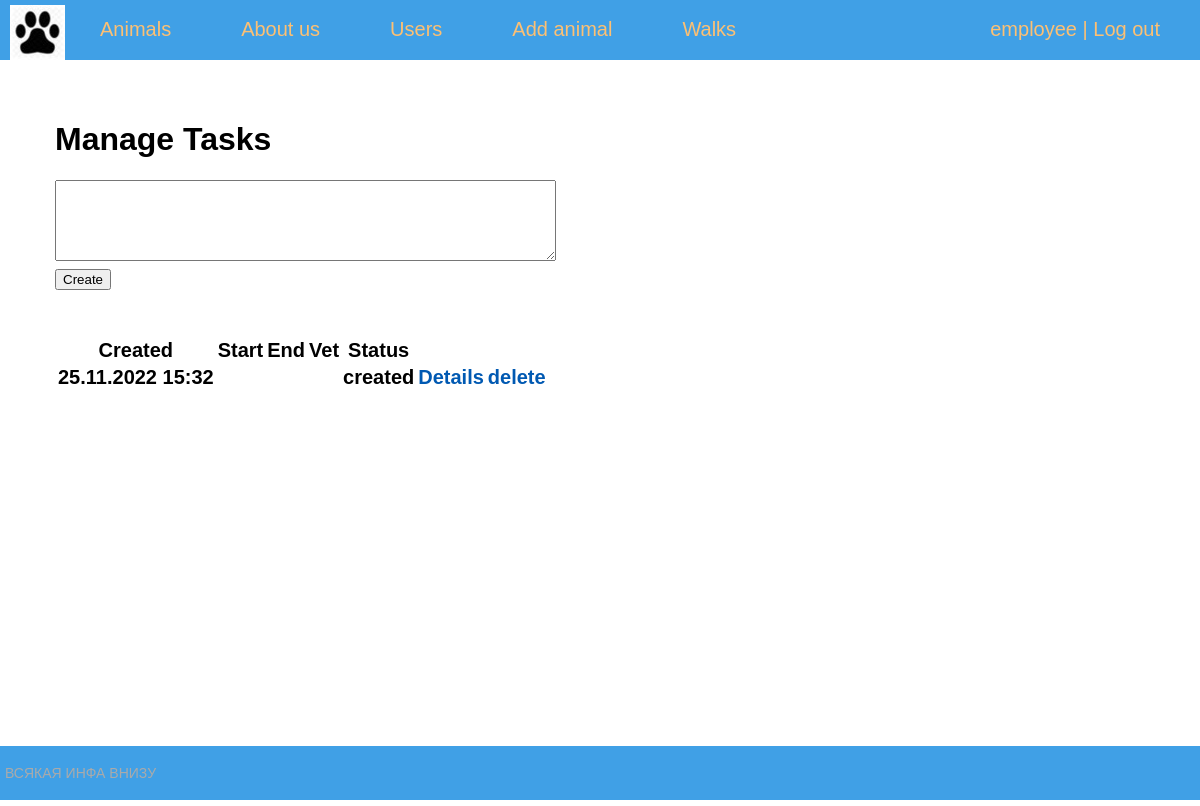
The app's page /manage_tasks/1/ (signed in) with its own data.
### shelter/models.py (models this page shows, shortened)
class Account(AbstractBaseUser):
    email = models.EmailField(verbose_name="email", max_length=60, unique=True)
    username = models.CharField(max_length=30, unique=True)
    date_joined = models.DateTimeField(verbose_name='date joined', auto_now_add=True)
    last_login = models.DateTimeField(verbose_name='last login', auto_now=True)
    is_admin = models.BooleanField(default=False)
    is_active = models.BooleanField(default=True)
    is_staff = models.BooleanField(default=False)
    is_superuser = models.BooleanField(default=False)
    position = models.CharField(max_length=10, default="unverified")
    name = models.CharField(max_length=15, default="")
    surname = models.CharField(max_length=15, default="")
    deleted = models.BooleanField(default=False)
    USERNAME_FIELD = 'username'
    objects = MyAccountManager()

class Task(models.Model):
    status = models.CharField(max_length=14, default="created")
    vet = models.ForeignKey(Account, on_delete=models.CASCADE, null=True)
    animal = models.ForeignKey(Animal, on_delete=models.CASCADE, null=False, blank=False)
    description = models.CharField(max_length=100, null=False, blank=False)
    task_start = models.DateTimeField(default=None, null=True)
    task_end = models.DateTimeField(default=None, null=True)
    created = models.DateTimeField(default=None, null=False)
    class Meta:
        ordering = ('-created',)

### shelter/views.py (the view, shortened to what this page needs)
# urls.py: path('manage_tasks/<int:animalid>/', ManageTasksForVet.as_view(), name="manage_tasks"),
class ManageTasksForVet(DataMixin, UserPassesTestMixin, BaseListView, TemplateResponseMixin):
    model = Task
    template_name = 'shelter/manage_tasks.html'
    context_object_name = 'tasks'
    pk_url_kwarg = 'animalid'
    paginate_by = 15
    def get(self, request, *args, **kwargs):
        task_id = request.GET.get('task', '')
        self.object_list = self.get_queryset()
        allow_empty = self.get_allow_empty()
        context = self.get_context_data(pk=self.kwargs['animalid'])
        return self.render_to_response(context)
    def get_queryset(self):
        queryset = Task.objects.filter(animal_id=self.kwargs['animalid']).select_related('vet')
        return queryset
    def get_context_data(self, *, object_list=None, **kwargs):
        context = super().get_context_data(**kwargs)
        c_def = self.get_user_context(title="Manage Tasks")
        return dict(list(context.items()) + list(c_def.items()))
    def test_func(self):
        if self.request.user.position == "employee" or self.request.user.position == "vet":
            return True
        return False

### shelter/utils.py (called while the page is built)
    def get_user_context(self, **kwargs):
        context = kwargs
        context['menu'] = menu
        return context

### shelter/templates/shelter/manage_tasks.html (shortened to what this page needs)
{% extends 'shelter/base.html' %}
{% block content %}
<h1>{{title}}</h1>
{% if user.position == "employee" %}
<form method="post">
        <textarea rows = "5" cols = "60" name = "description">
        </textarea><br>
        <button type="submit">Create</button>
</form>
<br>
{%endif%}
<br>
<table>
    <tr><th>Created</th><th>Start</th><th>End</th><th>Vet</th><th>Status</th><th></th><th></th><th></th></tr>
{% for task in tasks %}
    <tr>
        <th> {{task.created|date:"d.m.Y H:i"}}</th>
        <th> {{task.start|date:"d.m.Y H:i"}}</th>
        <th>{{task.end|date:"d.m.Y H:i"}}</th>
        <th>
        </th>
        <th>{{task.status}}</th>
        <th>
            <a href="{% url 'task' task.pk %}">Details</a>
        </th>
        {% if user.position == "employee" %}
        <th>
            {% if  task.status != 'ended' %}
            <a href="{% url 'manage_tasks' pk %}?delete=1&task={{task.pk}}">delete</a>
            {% endif %}
        </th>
        {% else %}
        <th></th>
        {% endif %}
    </tr>
{% endfor %}
</table>
{% endblock %}

### shelter/templates/shelter/base.html (shortened to what this page needs)
{% load static %}
<!DOCTYPE html>
<html>
<head>
	<link type="text/css" href="{% static 'shelter/css/styles.css' %}" rel="stylesheet" />
</head>
<body>
<table class="table-page" border=0 cellpadding="0" cellspacing="0">
<tr><td valign=top>
{% block mainmenu %}
		<div class="header">
			<ul id="mainmenu" class="mainmenu">
				<li class="logo">
                    <a href="{% url 'home' %}">
                        <div class="logo"></div>
                    </a>
                </li>
				{% for m in menu %}
				    <li><a href="{% url m.url_name %}">{{m.title}}</a></li>
				{% endfor %}
				{% if user.position == "employee" or user.position == "admin" %}
				    <li><a href="{% url 'users' %}">Users</a></li>
				{% endif %}
            	{% if user.position == "employee" %}
				    <li><a href="{% url 'addanimal' %}">Add animal</a></li>
					<li><a href="{% url 'today_walks' %}">Walks</a></li>
				{% endif %}
				{% if request.user.is_authenticated %}
				    <li class="last"><a href="{% url 'mypage' %}">{{user.username}}</a> | <a href="{% url 'logout' %}">Log out</a></li>
				{% else %}
				    <li class="last"><a href="{% url 'register' %}">Register</a> | <a href="{% url 'login' %}">Log in</a></li>
				{% endif %}
			</ul>
		</div>
{% endblock mainmenu %}
<table class="table-content" border=0 cellpadding="0" cellspacing="0">
<td valign="top" class="content">
<div class="content-text">
    {% block content %}
    {% endblock %}
</div>
</td></tr></table>
<tr><td valign=top>
	<div id="footer">
		<p>ВСЯКАЯ ИНФА ВНИЗУ</p>
	</div>
</td></tr></table>
</body>
</html>

### shelter/static/shelter/css/styles.css (style rules this page uses)
html, body { font-family: 'Arial'; margin: 0; padding: 0; height: 100%; width: 100%; color: #444; }
a { color: #0059b2; text-decoration: none; }
.table-page { width: 100%; height: 100%; vertical-align: top; }
.table-page tr { height: 100%; }
.header { background: #40A0E6; height: 60px; }
.logo { background: url('../images/logo.jpg') no-repeat 10px 5px; width: 70px; height: 60px; }
ul.mainmenu { list-style: none; margin: 0; padding: 0; height: 60px; color: #fdc073; font-size: 20px; overflow: hidden; }
ul.mainmenu li { float: left; margin: 18px 40px 0 30px; }
ul.mainmenu li.logo { margin: 0; }
ul.mainmenu li.last { float: right; }
ul.mainmenu li a { color: #fdc073; text-decoration: none; }
.table-content { width: 100%; min-height: 100%; height: 100%; }
.content { padding: 40px 20px 20px 40px; width: 100%; box-sizing: border-box; }
.content-text { color: #000; font-size: 20px; font-family: Arial; width: 100%; padding-right: 15px; padding-left: 15px; margin-right: auto; margin-left: auto; }
.content-text h1 { font-size: 32px; }
#footer { box-sizing: border-box; background: #40A0E6; padding: 5px; color: #aaa; font-size: 14px; font-family: Verdana, Geneva, Arial, Helvetica; text-align: left; overflow: hidden; }

### records on screen
Account: username "employee"
Task: created "25.11.2022 15:32", status "created"

### other values on screen
{{ m.title }} "Animals" "About us"
{{ title }} "Manage Tasks"
